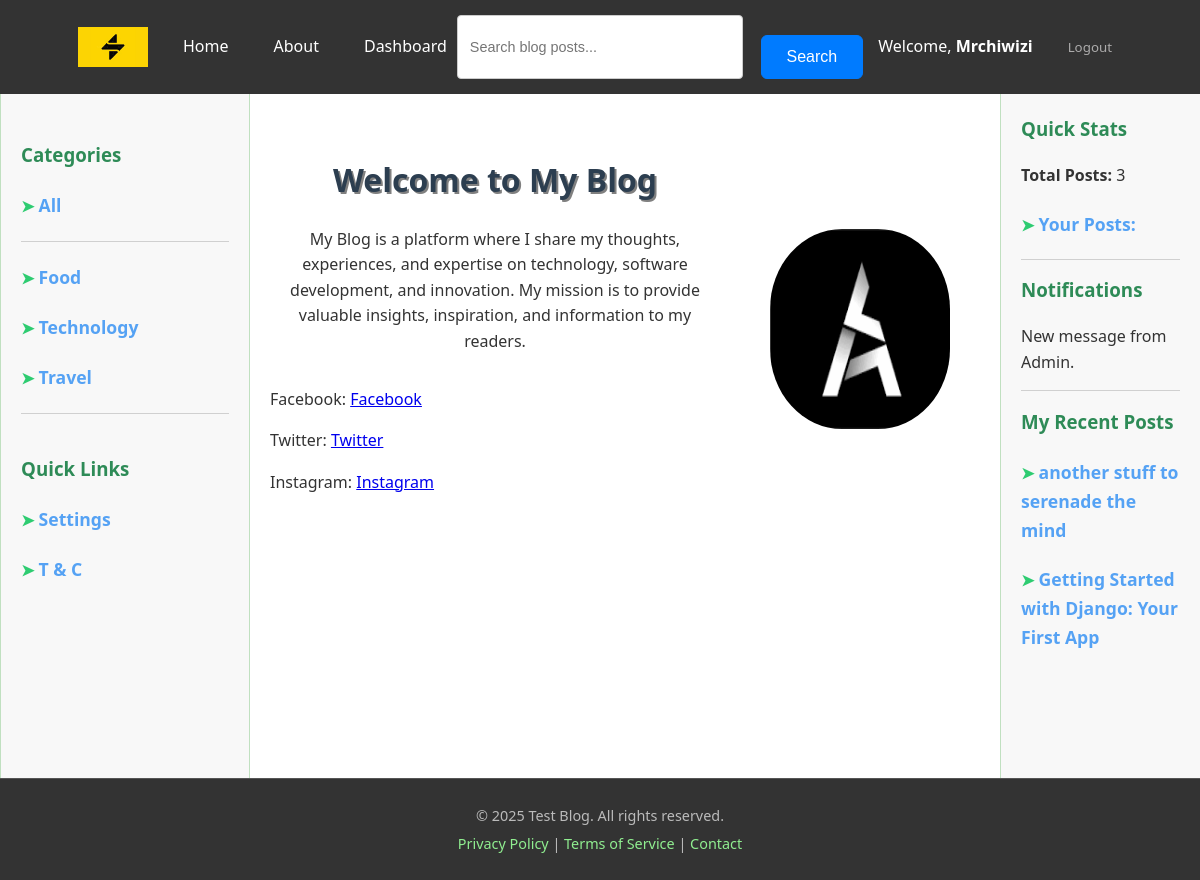
/about_page/ (signed in), run on an earlier commit of the app's database.
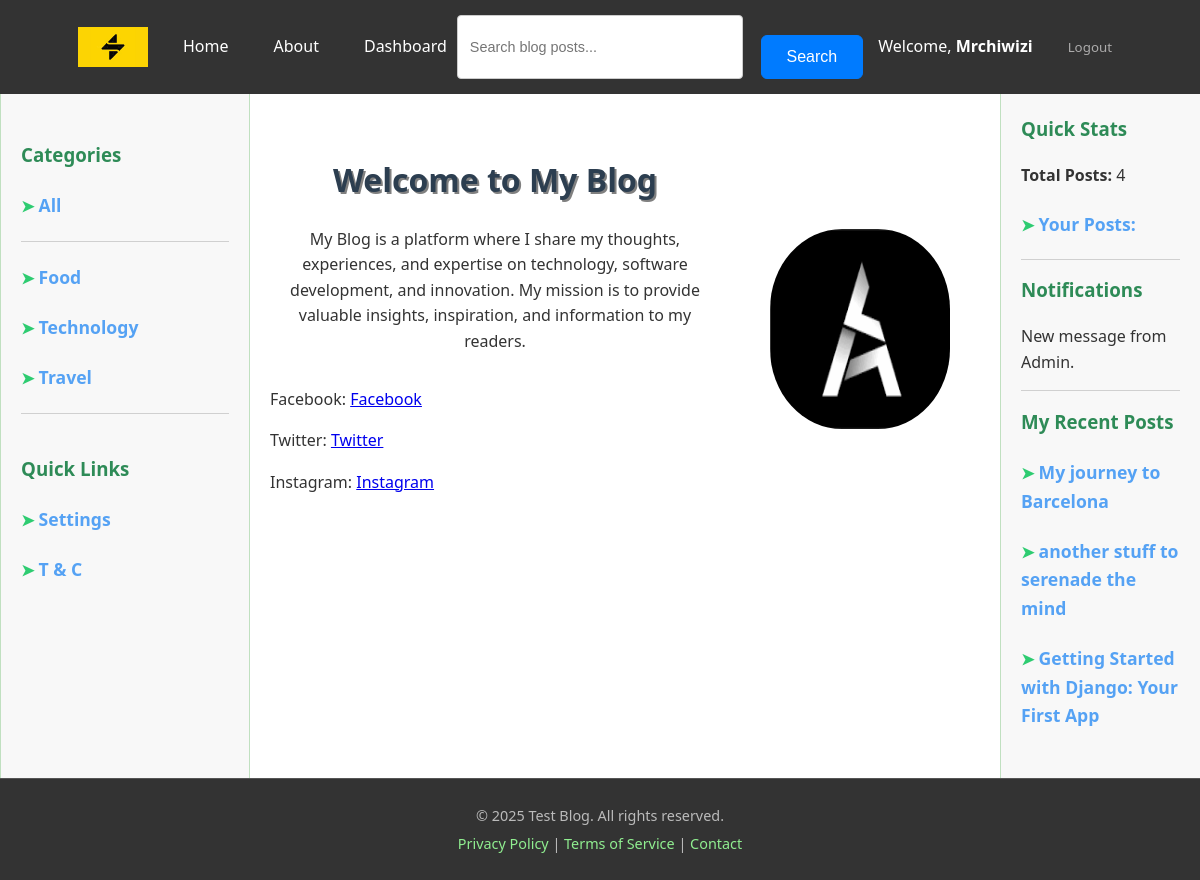
And on a later commit of the database.
### blog/models.py (models this page shows, shortened)
class Category(models.Model):
    name = models.CharField(max_length=100, unique=True)
    slug = models.SlugField(max_length=100, unique=True, help_text="A URL-friendly short label.")
    description = models.TextField(blank=True, null=True)
    class Meta:
        verbose_name_plural = "Categories"
        ordering = ['name']

class Post(models.Model):
    STATUS_CHOICES = (
        ('draft', 'Draft'),
        ('published', 'Published'),
    )
    title = models.CharField(max_length=250)
    slug = models.SlugField(max_length=250, unique_for_date='publish_date', help_text="A URL-friendly short label derived from the title, unique per publish date.")
    author = models.ForeignKey(User, on_delete=models.CASCADE, related_name='blog_posts')
    content = models.TextField()
    summary = models.TextField(max_length=1000, blank=True, help_text="A short summary of the post (max 500 characters).")
    thumbnail = models.ImageField(
        upload_to='blog/thumbnails/%Y/%m/%d/', blank=True,null=True, help_text="Thumbnail image for the blog post listing.")
    publish_date = models.DateTimeField(default=timezone.now)
    created_at = models.DateTimeField(auto_now_add=True)
    updated_at = models.DateTimeField(auto_now=True)
    status = models.CharField(
        max_length=10,
        choices=STATUS_CHOICES,
        default='published'
    )
    category = models.ForeignKey(Category, on_delete=models.SET_NULL, blank=True, null=True, related_name='posts'
    )
    objects = PostManager()
    class Meta:
        ordering = ['-publish_date']
        indexes = [
            models.Index(fields=['publish_date', 'slug']),
        ]
    def get_absolute_url(self):
        return reverse('blog:post_detail',
                       args=[self.publish_date.year, self.publish_date.strftime('%m'), self.publish_date.strftime('%d'), self.slug])

### blog/views.py (the view)
# urls.py: path("about_page/", about_page, name="about_page"),
def about_page(request):
    about = get_object_or_404(AboutPage, id=1)
    context = {"about": about}
    return render(request, "blog/about_page.html", context)

### blog/context_processors.py (called while the page is built)
def posts_count(request):
    categories = Category.objects.all()
    posts_count = Post.objects.published().count()
    return {
        "posts_count": posts_count, "categories":categories
    }

### blog/models.py (called while the page is built)
    def published(self):
        return self.filter(status="published")

### templates/blog/about_page.html
{% extends 'base.html' %}
{% load static %}
{% block content %}
    <div class="about-container">
        <div class="about-item about-title">
             <h1 style="text-shadow: 2px 2px gray;">{{ about.title }}</h1>
             <p>{{ about.content }}</p>
        </div>
        <div class="about-item" style="position: relative; top: 70px; right: 30px;">
            <img class="about-image-obj" src="{{ about.profile_picture.url }}" alt="About Image" style="border-radius: 40%; width: 180px; height: 200px;">
        </div>
    </div>
    <div>
        {% if about.social_media_links %}
            {% for platform, link in about.social_media_links.items %}
                <p style="padding-bottom: 0%; margin-bottom: 0;">{{platform | title }}: <a href="{{ link }}">{{ platform|title }}</a></p>
            {% endfor %}
        {% endif %}
    </div>
{% endblock content %}

### templates/base.html (shortened to what the changed rows need)
{% load static %}
<!DOCTYPE html>
<html lang="en">
<head>
    <link rel="stylesheet" href="{% static 'CSS/base.css' %}">
    <link rel="stylesheet" href="{% static 'CSS/home.css' %}">
    <link rel="stylesheet" href="{% static 'CSS/detail_page.css' %}">
    <link rel="stylesheet" href="{% static 'CSS/login_page.css' %}">
    <link rel="stylesheet" href="{% static 'CSS/register.css' %}">
    <link rel="stylesheet" href="{% static 'CSS/change_password.css' %}">
    <link rel="stylesheet" href="{% static 'CSS/password_reset_email_form.css' %}">
    <link rel="stylesheet" href="{% static 'CSS/password_reset_form.css' %}">
    <link rel="stylesheet" href="{% static 'CSS/users_posts.css' %}">
    <link rel="stylesheet" href="{% static 'CSS/edit_profile.css' %}">
    <link rel="stylesheet" href="{% static 'CSS/create.css' %}">
    <link rel="stylesheet" href="{% static 'CSS/post_edit.css' %}">
</head>
<body>
    <aside class="left-sidebar">
        <br>
        <ul>
            {% for category in categories %}
                <li>
                    <h4><span style="color: #2ecc71;">&#10148; </span><a href="{% url 'blog:categories' category.slug %}" style="color: #55a2f4; text-decoration: none; font-weight: bold; font-size: 1.1em;display: inline;" >{{ category.name }}</a></h4>
                </li>
            {% endfor %}
        </ul>
        <br>
    </aside>
    <main class="main-content">
        {% block content %}
        {% endblock content %}
    </main>
    <aside class="right-aside">
        <h3>Quick Stats</h3>
        <p><strong>Total Posts:</strong> {{ posts_count }}</p>
        {% if user.is_authenticated %}
            <h4><span style="color: #2ecc71;">&#10148; </span><a href="{% url 'blog:user_posts' %}" style="color: #55a2f4; text-decoration: none; font-weight: bold; font-size: 1.1em;"><strong>Your Posts:</strong> {{ user_posts }}</a></h4>
        {% endif %}
        <hr style="border: none; border-top: 1px solid #d0d0d0; margin: 15px 0;">
        <h3>Notifications</h3>
        <ul style="list-style: none; padding: 0;">
            <li style="margin-bottom: 8px;">New message from Admin.</li>
            <hr style="border: none; border-top: 1px solid #d0d0d0; margin: 15px 0;">
        </ul>
        {% if user.is_authenticated %}
            <h3>My Recent Posts</h3>
            <ul style="list-style: none; padding: 0;">
                {% with recent_posts=user.blog_posts.all|slice:":3" %}
                    {% for user_post in recent_posts %}
                        <li>
                            <h4><span style="color: #2ecc71;">&#10148; </span><a href="{{ user_post.get_absolute_url}}" style="color: #55a2f4; text-decoration: none; font-weight: bold; font-size: 1.1em;">{{ user_post.title }}</a></h4>
                        </li>
                    {% empty %}
                        <li><h4 style="color: #777;">You haven't made any post.</h4></li>
                    {% endfor %}
                {% endwith %}
            </ul>
            {% else %}
                <div style="margin-bottom: 20px;">
                <a href="#"><img src="{% static 'Images/blog-advert.jpg' %}" alt="advert" width="170px"></a></div>
                <div><a href="#"><img src="{% static 'Images/blog-advert2.jpg' %}" alt="advert" width="170px"></a></div>
        {% endif %}
    </aside>
</body>
</html>

What changed in the data, as far as the page shows it:
added Post: title "My journey to Barcelona"
Also different on the page:
{{ posts_count }}: "3" → "4"
